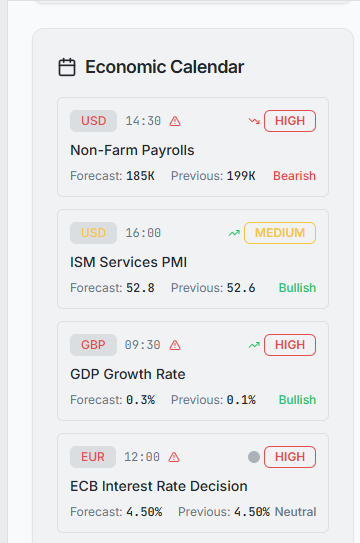
#> input picture attached_assets/image_1759708330724.png, 360 x 543 px
$ python -i ocr_engine.py   (imports and definitions only)
#> lines starting #> are read from the running program, lines starting #| are printed output that depends on the picture; after the words box and inside, x2 and y2 are one past the last pixel; in counts of white or black regions, pixels touching at a corner belong together
#> further down, picture is the input picture: shape (543, 360, 3); mean B, G, R 237.7, 236.2, 235.8
"""
ocr_engine.py  (v8 — JForex calibrated)
────────────────────────────────────────
Zone-aware OCR for JForex / cTrader dark-theme screenshots.

Pixel analysis findings (confirmed on 6 real screenshots):
  TP/SL labels : grey text (brightness 60-180) on dark bg (~40)
                 → scan rows in left 68%; OCR with thr=110, invert
  Info panel   : white text (val>185, sat<110) on green band (hue 60-100)
                 → isolate white pixels, binary mask, invert for OCR
  Replay bar   : dark text on dark-grey bg → scan for ISO date pattern
  Title bar    : white text on very dark bg → invert, thr=90
"""

from dataclasses import dataclass, field
from typing import List
import re
import numpy as np
import cv2
import pytesseract

from image_preprocessor import PreprocessedImage
from layout_detector import LayoutRegions


@dataclass
class OcrResult:
    title_lines:  List[str] = field(default_factory=list)
    label_lines:  List[str] = field(default_factory=list)
    replay_lines: List[str] = field(default_factory=list)
    psm11_tokens: List[dict] = field(default_factory=list)

    @property
    def all_lines(self) -> List[str]:
        return self.title_lines + self.label_lines + self.replay_lines


def _ocr(bgr: np.ndarray, scale: int = 4, psm: int = 7,
         invert: bool = True, threshold: int = 110) -> str:
#> called with scale = 4, psm = 7, invert = True, threshold = 110
    if bgr is None or bgr.size == 0:
        return ""
    sh, sw = bgr.shape[:2]
#> sh = 543; sw = 360
    if sh < 3 or sw < 3:
        return ""
    sc   = cv2.resize(bgr, (sw * scale, sh * scale),
                       interpolation=cv2.INTER_CUBIC)
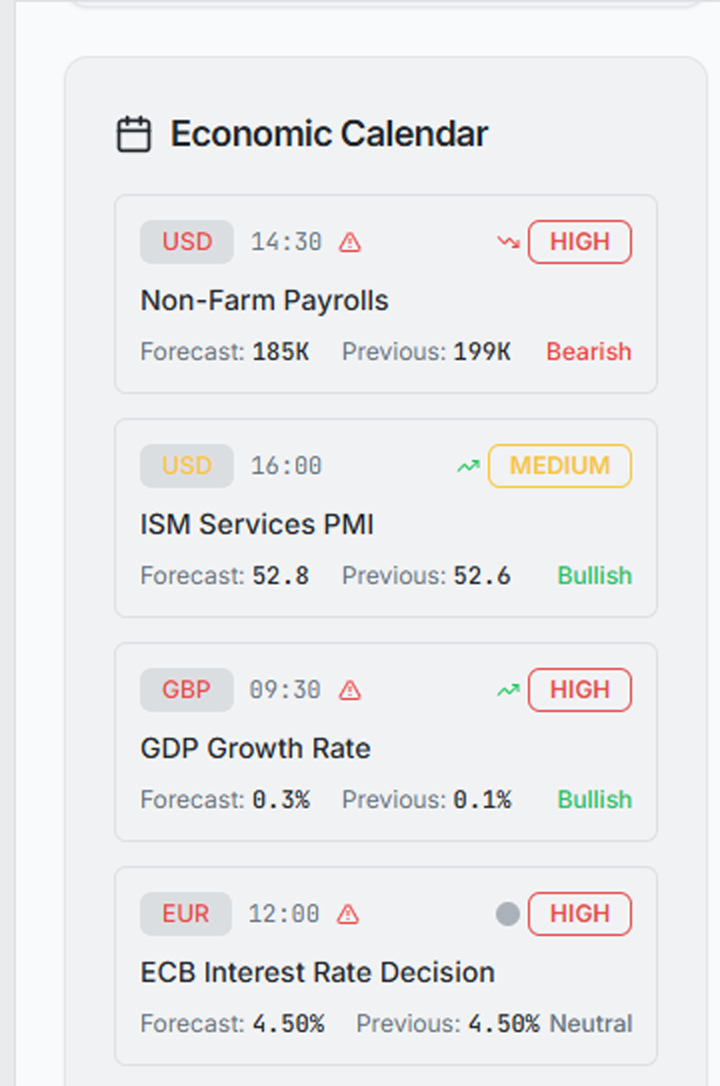
#> sc: shape (2172, 1440, 3) (shown at 1/2 size); mean B, G, R 237.7, 236.1, 235.8
    gray = cv2.cvtColor(sc, cv2.COLOR_BGR2GRAY)
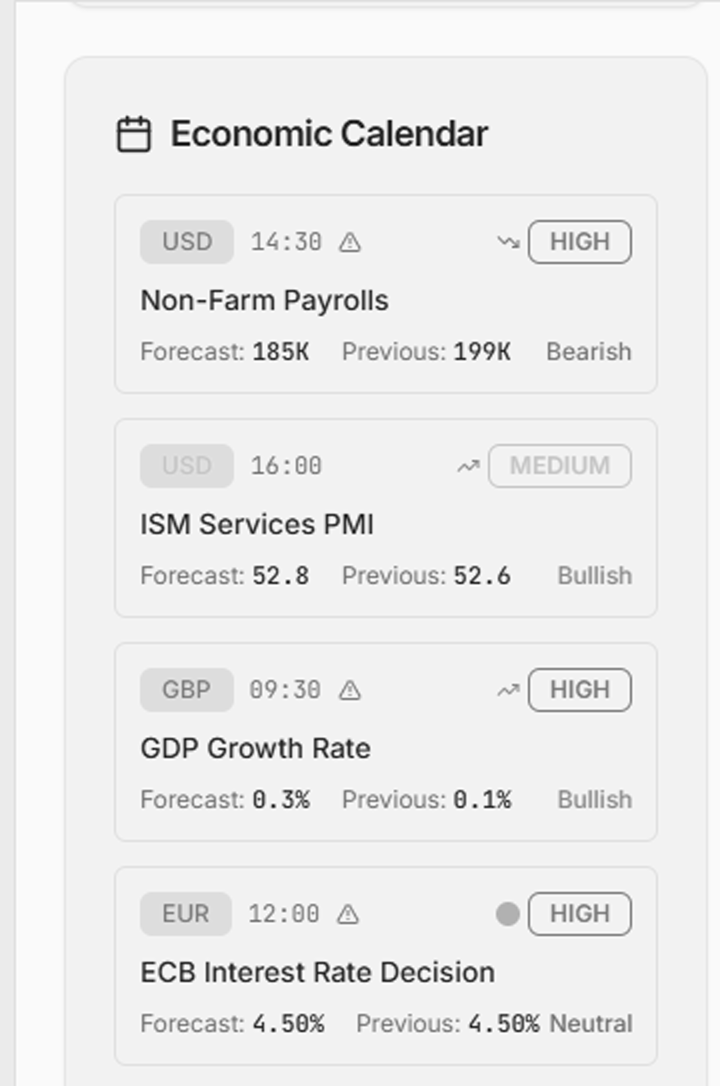
#> gray: shape (2172, 1440) (shown at 1/2 size); min 1, max 255, mean 236.3
    if threshold == 0:
        _, thr = cv2.threshold(gray, 0, 255,
                                cv2.THRESH_BINARY + cv2.THRESH_OTSU)
    else:
        _, thr = cv2.threshold(gray, threshold, 255, cv2.THRESH_BINARY)
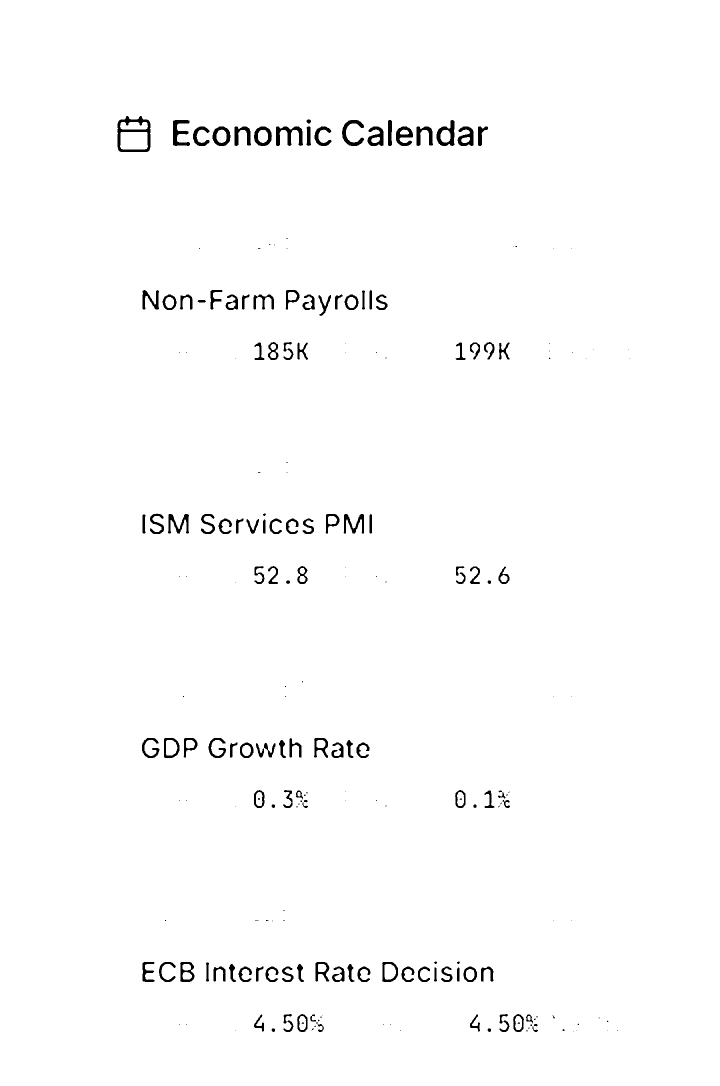
#> thr: shape (2172, 1440) (shown at 1/2 size); 98.6% white; 229 black regions (97 under 20 px), largest, box (x1, y1, x2, y2) and area: (235, 232, 301, 304) 1688, (552, 253, 606, 292) 1002, (346, 240, 380, 292) 901
    if invert:
        thr = cv2.bitwise_not(thr)
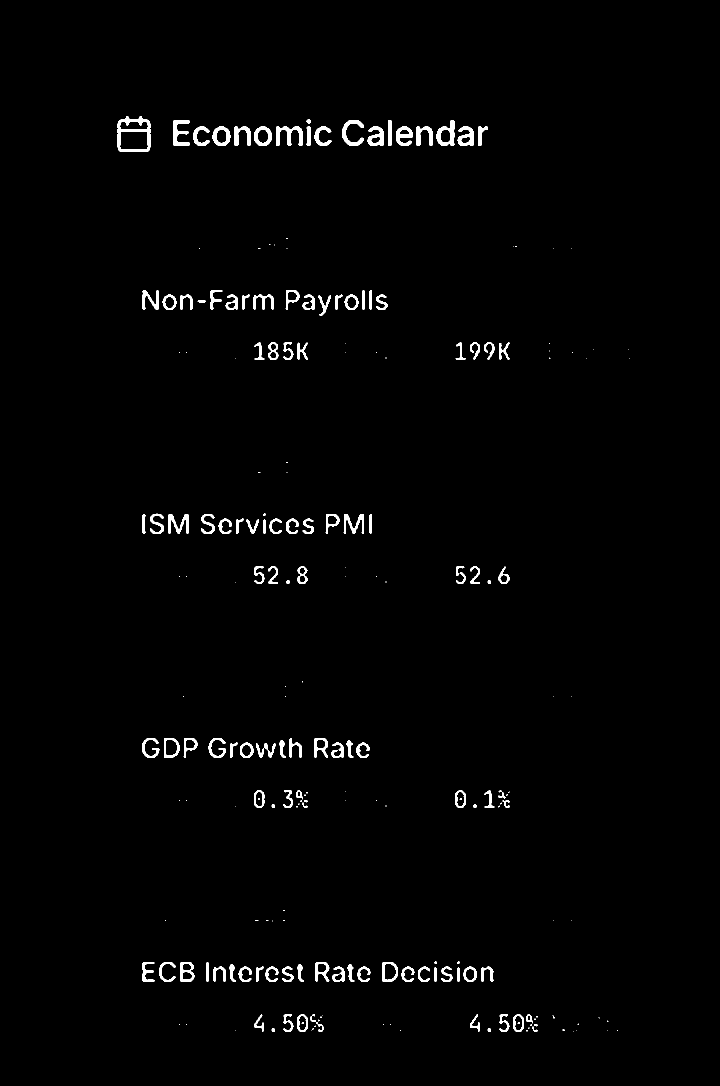
#> thr: shape (2172, 1440) (shown at 1/2 size); 1.4% white; 229 white regions (97 under 20 px), largest, box (x1, y1, x2, y2) and area: (235, 232, 301, 304) 1688, (552, 253, 606, 292) 1002, (346, 240, 380, 292) 901
#> (the run stopped early here; a loop or call above may not have finished)

$ run again, on attached_assets/image_1759711260023.png
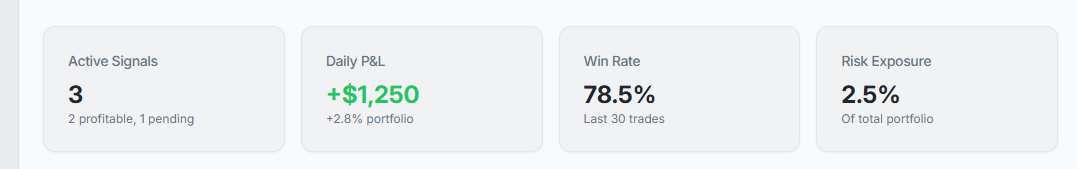
#> input picture attached_assets/image_1759711260023.png, 1077 x 169 px
#> picture is the input picture: shape (169, 1077, 3); mean B, G, R 242.7, 241.3, 239.5
#> in _ocr, `_, thr = cv2.threshold(gray, threshold, 255, cv2.THRESH_BINARY)`:
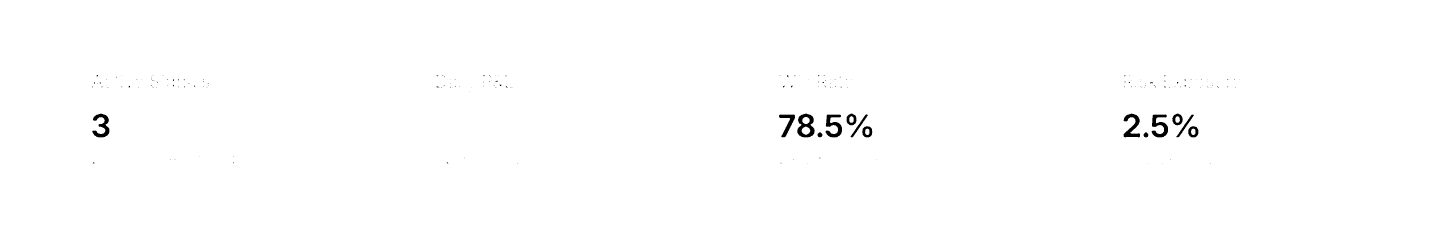
#> thr: shape (676, 4308) (shown at 1/3 size); 99.5% white; 177 black regions (162 under 20 px), largest, box (x1, y1, x2, y2) and area: (2392, 341, 2444, 412) 2044, (2477, 344, 2526, 412) 1729, (3455, 343, 3504, 412) 1722
#> in _ocr, `thr = cv2.bitwise_not(thr)`:
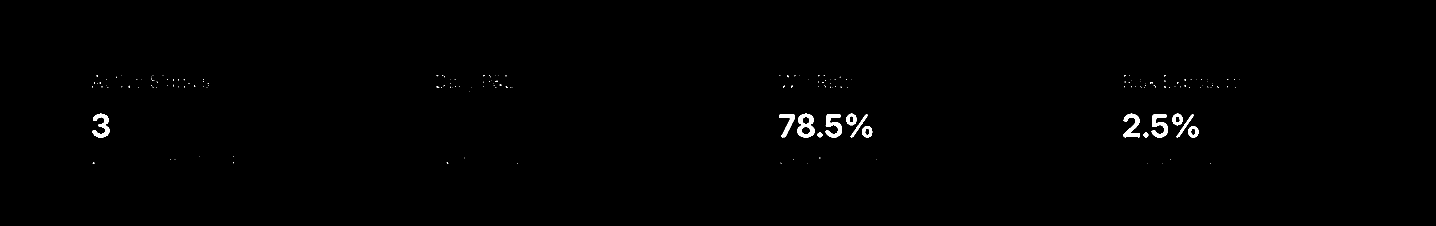
#> thr: shape (676, 4308) (shown at 1/3 size); 0.5% white; 177 white regions (162 under 20 px), largest, box (x1, y1, x2, y2) and area: (2392, 341, 2444, 412) 2044, (2477, 344, 2526, 412) 1729, (3455, 343, 3504, 412) 1722
